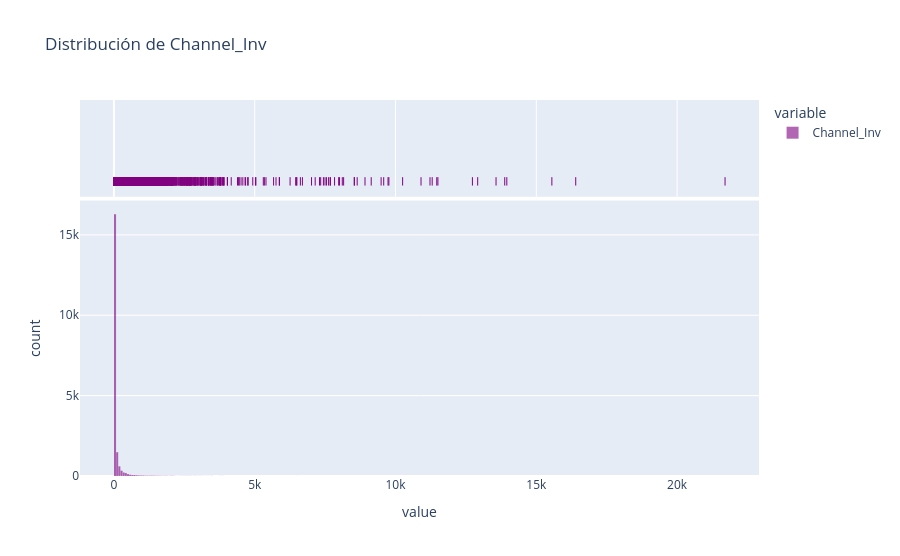

The notebook cell this image was saved under:
### Code cell
golden_number = (1 + np.sqrt(5))/2
fig = px.histogram( df_channel_positive["Channel_Inv"]
               , width = 900, height=900/golden_number
               , nbins = 100
               , marginal= 'rug'
               , orientation="v"
               ,color_discrete_sequence =["purple"]
               ,title = "Distribución de Channel_Inv"
                )

fig.update_layout(bargap=0.05)


fig.update_traces(selector=dict(type='histogram'),overwrite=True, opacity=0.6
                  ,  xbins = dict(start = min(df_channel_positive["Channel_Inv"]), end=max(df_channel_positive["Channel_Inv"]), size =   np.ptp(np.histogram_bin_edges(df_channel_positive["Channel_Inv"], bins='auto')[0:2]))
                  , autobinx=False
                  )
fig.show()

### Figure 1 — Plotly figure (JSON) as saved in the notebook; plotly's stock layout.template omitted (floating-point values rounded to 4 significant figures; data arrays with more than 128 entries replaced by an {"elided": "..."} marker saying what was removed)
{"data": [{"autobinx": false, "bingroup": "x", "hovertemplate": "variable=Channel_Inv<br>value=%{x}<br>count=%{y}<extra></extra>", "legendgroup": "Channel_Inv", "marker": {"color": "purple", "pattern": {"shape": ""}}, "name": "Channel_Inv", "nbinsx": 100, "opacity": 0.6, "orientation": "v", "showlegend": true, "type": "histogram", "x": {"elided": "20000 int values"}, "xaxis": "x", "xbins": {"end": 21703, "size": 76.69, "start": 1}, "yaxis": "y"}, {"boxpoints": "all", "fillcolor": "rgba(255,255,255,0)", "hoveron": "points", "hovertemplate": "variable=Channel_Inv<br>value=%{x}<extra></extra>", "jitter": 0, "legendgroup": "Channel_Inv", "line": {"color": "rgba(255,255,255,0)"}, "marker": {"color": "purple", "symbol": "line-ns-open"}, "name": "Channel_Inv", "showlegend": false, "type": "box", "x": {"elided": "20000 int values"}, "xaxis": "x2", "yaxis": "y2"}], "layout": {"bargap": 0.05, "barmode": "relative", "height": 556.2, "legend": {"title": {"text": "variable"}, "tracegroupgap": 0}, "title": {"text": "Distribución de Channel_Inv"}, "width": 900, "xaxis": {"anchor": "y", "domain": [0, 1], "title": {"text": "value"}}, "xaxis2": {"anchor": "y2", "domain": [0, 1], "matches": "x", "showgrid": true, "showticklabels": false}, "yaxis": {"anchor": "x", "domain": [0, 0.7326], "title": {"text": "count"}}, "yaxis2": {"anchor": "x2", "domain": [0.7426, 1], "matches": "y2", "showgrid": false, "showline": false, "showticklabels": false, "ticks": ""}}}
